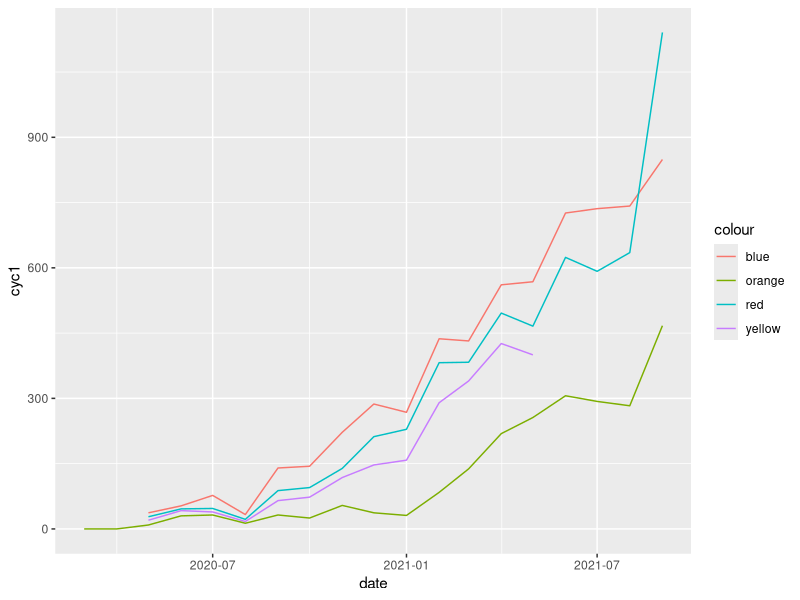
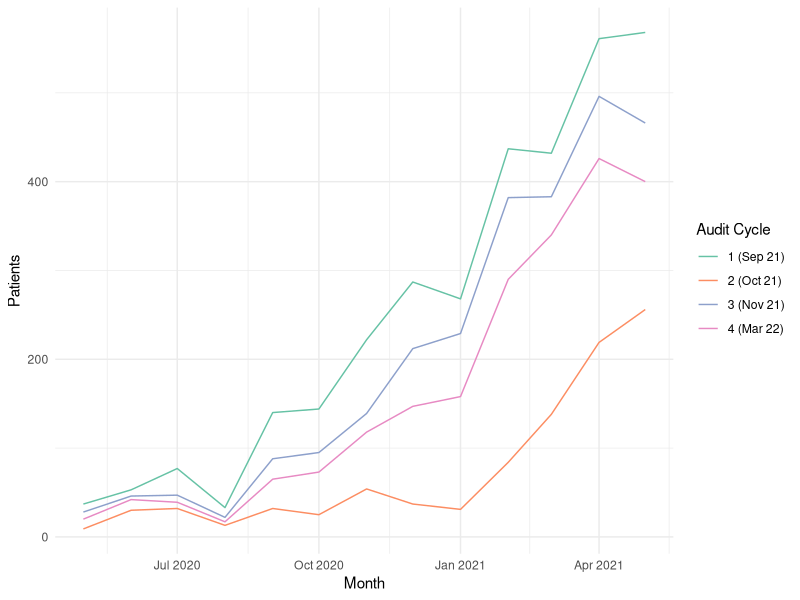
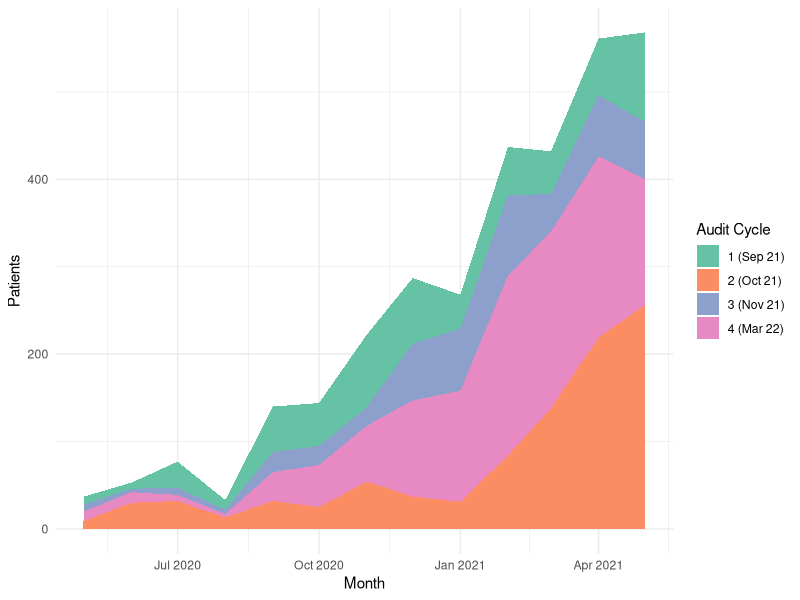
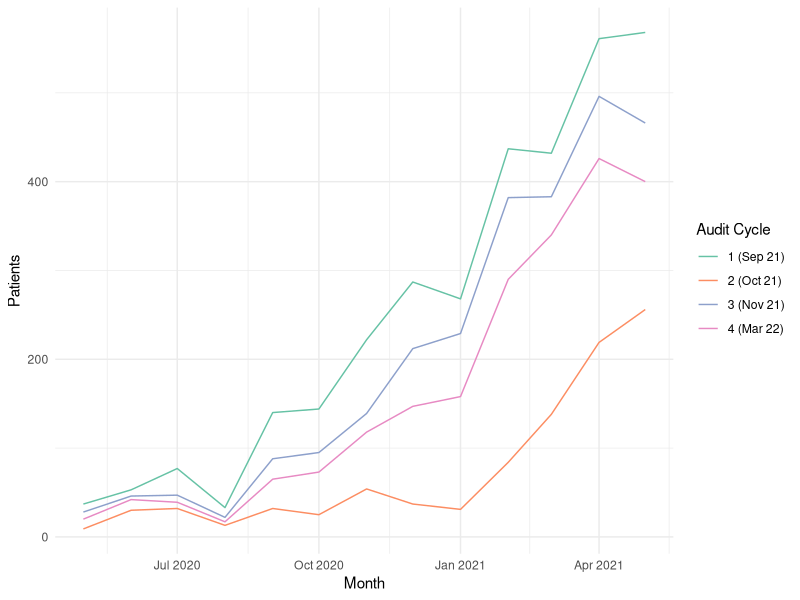

Source code (R) for these figures, in order: (Note: this script raises an error after producing the figures.)
#WORKSPACE=========
library(tidyverse)
library(lubridate)
library(rstatix)
library(cowplot)


#DATA IMPORT========
dat <- read.csv("data/data_raw.csv") %>% filter(!is.na(month))  #importing from the raw data .csv file
dat <- dat %>% mutate(date = make_date(year,month))             #converting the text dates into a date
write_rds(dat,"data/dat.rds")                                   #saving this object for easy recall in other scripts

audit <- dat %>%                                  #making an audit table with the "cyc" names
  pivot_wider(
    names_from = "cycle", 
    names_prefix = "cyc", 
    values_from = patients )


audit <- audit %>% mutate(delta = cyc2 - cyc1)  #now defunct making a delta column

audit20 <- audit %>% select(!(delta)) %>%  
  filter(between(date,as_date("2020-05-01"), as_date("2021-05-01")))  #making a data frame with only the May 2020 to May 2021 data




#GRAPHS===================

auditline <- ggplot(audit, aes(x = date)) +     #line graph with each different cycle
  geom_line(aes(y = cyc1, colour = "blue")) + 
  geom_line(aes(y = cyc2, colour = "red")) + 
  geom_line(aes(y = cyc3, colour = "yellow")) +
  geom_line(aes(y = cyc4, colour = "orange"))
auditline

##May 20 to May 21 GRAPHS ===========  

#note to self: make a function to make the labelling easier when I get time to

###line graph====
audit20line <- ggplot(audit20, aes(x = date)) +   #line graph from the 2020 data with each cycle
  geom_line(aes(y = cyc1, colour = "blue")) + 
  geom_line(aes(y = cyc2, colour = "red")) +
  geom_line(aes(y = cyc3, colour = "yellow")) +
  geom_line(aes(y = cyc4, colour = "orange")) +
  labs(x = "Month", y = "Patients", colour = "Audit Cycle") + scale_color_brewer(labels = c("1 (Sep 21)", "2 (Oct 21)", "3 (Nov 21)", "4 (Mar 22)"), type = "qual", palette = "Set2") +
  theme_minimal()
audit20line
ggsave("figures/audit20line.jpeg", audit20line)

###ridge plot====
audit20ridge <- ggplot(audit20, aes(x = date)) +  #ridge plot for the same time periods
  geom_area(aes(y = cyc1, fill = "blue")) + 
  geom_area(aes(y = cyc2, fill = "red")) +
  geom_area(aes(y = cyc3, fill = "yellow")) +
  geom_area(aes(y = cyc4, fill = "orange")) +
  labs(x = "Month", y = "Patients", fill = "Audit Cycle") + 
  scale_fill_brewer(labels = c("1 (Sep 21)", "2 (Oct 21)", "3 (Nov 21)", "4 (Mar 22)"), type = "qual", palette = "Set2") +
  theme_minimal()
audit20ridge


## MUCH BETTER RIDGE WITH BETTER COLOURS

dat20ridge <- ggplot(dat20, aes(x = date, y = patients, fill = cycle)) +
  geom_area() + 
  labs(x = NULL, y = "Patients", fill = "Audit Cycle") + 
  scale_fill_brewer(labels = c("1 (Sep 21)", "2 (Oct 21)", "3 (Nov 21)", "4 (Mar 22)"), type = "qual", palette = "Set2") +
  theme_minimal() 

dat20ridge

###bar chart====
dat20 <- audit20 %>% pivot_longer(cols = 'cyc1':'cyc4',
                                  names_to = "cycle",
                                  names_prefix = "cyc", 
                                  values_to = "patients")     #first have to create a new data frame which is a longer pivot of audit20 (effectively dat but with only the may-may dates)



dat20col<- ggplot(dat20, aes(x = date, y = patients)) +   #column chart with offset for each month
  geom_col(aes(fill = cycle), position = "dodge") +
  labs(x = "Month", y = "Patients", fill = "Audit Cycle") +
  scale_fill_brewer(labels = c("1 (Sep 21)", "2 (Oct 21)", "3 (Nov 21)", "4 (Mar 22)"), type = "qual", palette = "Set2") +
  scale_x_date(limits = as.Date(c('2020-05-01', '2021-05-01')), date_breaks = "months" , date_labels = "%b-%y") +
  theme_minimal() + theme(axis.text.x = element_text(angle = 45, hjust = 1))

dat20col

#making a composite
backlog_fig <- plot_grid(dat20ridge + theme(legend.position = "none"),
                         dat20col + theme(legend.position = "none"),
                         ncol = 1, align = "v", labels = c("A", "B"), label_size = 12 )
backlog_fig

# extracting the legend
fig1_legend <- get_legend(dat20col + theme(legend.box.margin = margin(0, 0, 0, 12)))  # create some space to the left of the legend


# add the legend to the grid  we made earlier. Give it one-third of 
# the width of one plot (via rel_widths).
backlog_fig1 <- plot_grid(backlog_fig, fig1_legend, rel_widths = c(3, 0.75)) 
backlog_fig1 

#SAVING/WRITING----
#
write_rds(dat20, "data/dat20.rds") #dat20 table
write_rds(audit20, "data/audit20.rds")      #saving this for posterity

#graphs
ggsave("figures/dat20col.jpeg",dat20col)
ggsave("figures/audit20ridge.jpeg", audit20ridge)
ggsave("figures/dat20ridge.jpg", dat20ridge)

#figure
ggsave("figures/backlog_fig1.jpg", backlog_fig1)


